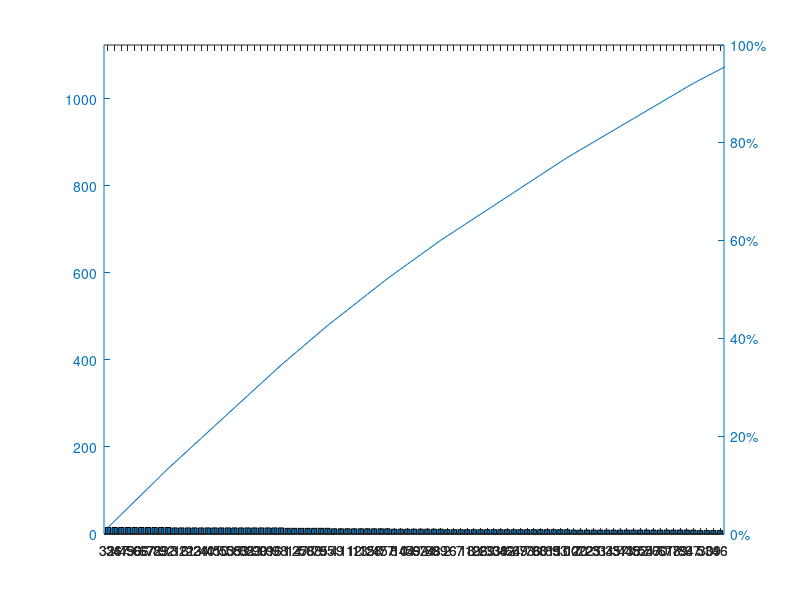

Write MATLAB code to recreate this figure. (Note: this script raises an error after producing the figure.)
%% data setup
%  rozdzial 6.3

N = 50;
INPUT_FILE = 'input.xls';

% decision space
U = randi([8, 15], [N 2]);
PU = pareto(U);

% lower bound gdzie to jeszcze ma sens...
A0 = xlsread(INPUT_FILE, 'A0')

% ideal points - idealne rozw
A1 = xlsread(INPUT_FILE, 'A1')

% attainable points - zno?ne rozw
A2 = xlsread(INPUT_FILE, 'A2')
   
% anti-idea points - tragiczne rozw od czego chcemy sie oddalic
A3 = xlsread(INPUT_FILE, 'A3')

%% -- 
% util value a1 < a2 < a3

paretoN = size(PU);
distances = zeros(paretoN, 4);
for i = 1:paretoN
    distances(i,:) = [distanceToSet(A0, PU(i,:)) distanceToSet(A1, PU(i,:)) distanceToSet(A2, PU(i,:)) distanceToSet(A3, PU(i,:))];
end

for i = 1:paretoN
    distances(i,:) = [distanceToSet(A0, PU(i,:)) distanceToSet(A1, PU(i,:)) distanceToSet(A2, PU(i,:)) distanceToSet(A3, PU(i,:))];
end

% here all elements surpassing A0 or A3 should be dropped as incorrect

grades = zeros(paretoN, 1);
for i = 1:paretoN
    grades(i) = distances(i, 1) - distances(i, 2);
end
[bestGrade, bestIndex] = min(grades);

close all;
figure(1);
hold;
xlim([0 25]);
ylim([0 25]);
pl0 = plot(A0(:,1), A0(:,2), 'b*-');
pl1 = plot(A1(:,1), A1(:,2), 'g*-');
pl2 = plot(A2(:,1), A2(:,2), 'c*-');
pl3 = plot(A3(:,1), A3(:,2), 'r*-');
pl4 = plot(U(:,1), U(:,2), 'y*');
pl5 = plot(PU(:,1), PU(:,2), 'm*');
pl6 = plot(PU(bestIndex,1), PU(bestIndex,2), 'k*');
legend([pl0, pl1, pl2, pl3, pl4, pl5, pl6], 'A0 - lower bound', 'A1 - ideal points', 'A2 - attainable points', 'A3 - anti-ideal points', 'input set U', 'pareto optimal set PU', 'Best value found by refset');
hold off;

figure(2);
hold;
pldistA0 = plot(distances(:, 1), 'b*');
pldistA1 = plot(distances(:, 2), 'g*');
pldistA2 = plot(distances(:, 3), 'c*');
pldistA3 = plot(distances(:, 4), 'r*');
plGrades = plot(grades(:), 'k*');
legend([pldistA0, pldistA1, pldistA2, pldistA3, plGrades], 'Distances to A0 - lower bound (min)', 'Distances to A1 - ideal points (min)', 'Distances to A2 - attainable points (max)', 'Distances to A3 - anti-ideal points (max)', 'input set U', 'pareto optimal set PU', 'Grades (min)');
hold off;

